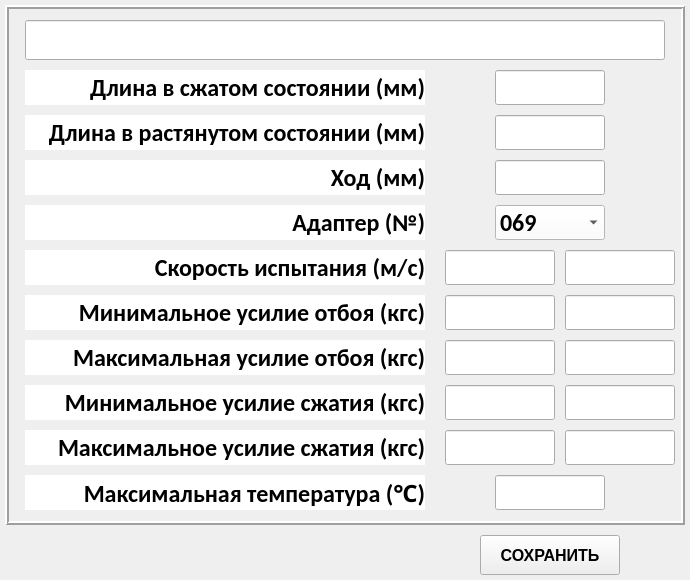
<?xml version="1.0" encoding="UTF-8"?>
<ui version="4.0">
 <class>MainWindow</class>
 <widget class="QMainWindow" name="MainWindow">
  <property name="geometry">
   <rect>
    <x>0</x>
    <y>0</y>
    <width>690</width>
    <height>580</height>
   </rect>
  </property>
  <property name="minimumSize">
   <size>
    <width>690</width>
    <height>580</height>
   </size>
  </property>
  <property name="maximumSize">
   <size>
    <width>690</width>
    <height>580</height>
   </size>
  </property>
  <property name="windowTitle">
   <string>Добавление амортизатора</string>
  </property>
  <widget class="QWidget" name="centralwidget">
   <widget class="QFrame" name="frame_parameters">
    <property name="geometry">
     <rect>
      <x>5</x>
      <y>5</y>
      <width>680</width>
      <height>520</height>
     </rect>
    </property>
    <property name="frameShape">
     <enum>QFrame::Box</enum>
    </property>
    <property name="frameShadow">
     <enum>QFrame::Raised</enum>
    </property>
    <property name="lineWidth">
     <number>2</number>
    </property>
    <widget class="QLabel" name="lbl_txt9">
     <property name="geometry">
      <rect>
       <x>20</x>
       <y>470</y>
       <width>400</width>
       <height>35</height>
      </rect>
     </property>
     <property name="font">
      <font>
       <family>Calibri</family>
       <pointsize>18</pointsize>
       <weight>75</weight>
       <bold>true</bold>
      </font>
     </property>
     <property name="styleSheet">
      <string notr="true">background-color: rgb(255, 255, 255);</string>
     </property>
     <property name="frameShape">
      <enum>QFrame::NoFrame</enum>
     </property>
     <property name="text">
      <string>Максимальная температура (℃)</string>
     </property>
     <property name="alignment">
      <set>Qt::AlignRight|Qt::AlignTrailing|Qt::AlignVCenter</set>
     </property>
    </widget>
    <widget class="QLabel" name="lbl_txt5">
     <property name="geometry">
      <rect>
       <x>20</x>
       <y>380</y>
       <width>400</width>
       <height>35</height>
      </rect>
     </property>
     <property name="font">
      <font>
       <family>Calibri</family>
       <pointsize>18</pointsize>
       <weight>75</weight>
       <bold>true</bold>
      </font>
     </property>
     <property name="styleSheet">
      <string notr="true">background-color: rgb(255, 255, 255);</string>
     </property>
     <property name="frameShape">
      <enum>QFrame::NoFrame</enum>
     </property>
     <property name="text">
      <string>Минимальное усилие сжатия (кгс)</string>
     </property>
     <property name="alignment">
      <set>Qt::AlignRight|Qt::AlignTrailing|Qt::AlignVCenter</set>
     </property>
    </widget>
    <widget class="QLabel" name="lbl_txt4">
     <property name="geometry">
      <rect>
       <x>20</x>
       <y>65</y>
       <width>400</width>
       <height>35</height>
      </rect>
     </property>
     <property name="font">
      <font>
       <family>Calibri</family>
       <pointsize>18</pointsize>
       <weight>75</weight>
       <bold>true</bold>
      </font>
     </property>
     <property name="styleSheet">
      <string notr="true">background-color: rgb(255, 255, 255);</string>
     </property>
     <property name="frameShape">
      <enum>QFrame::NoFrame</enum>
     </property>
     <property name="text">
      <string>Длина в сжатом состоянии (мм)</string>
     </property>
     <property name="alignment">
      <set>Qt::AlignRight|Qt::AlignTrailing|Qt::AlignVCenter</set>
     </property>
    </widget>
    <widget class="QLabel" name="lbl_txt6">
     <property name="geometry">
      <rect>
       <x>20</x>
       <y>290</y>
       <width>400</width>
       <height>35</height>
      </rect>
     </property>
     <property name="font">
      <font>
       <family>Calibri</family>
       <pointsize>18</pointsize>
       <weight>75</weight>
       <bold>true</bold>
      </font>
     </property>
     <property name="styleSheet">
      <string notr="true">background-color: rgb(255, 255, 255);</string>
     </property>
     <property name="frameShape">
      <enum>QFrame::NoFrame</enum>
     </property>
     <property name="text">
      <string>Минимальное усилие отбоя (кгс)</string>
     </property>
     <property name="alignment">
      <set>Qt::AlignRight|Qt::AlignTrailing|Qt::AlignVCenter</set>
     </property>
    </widget>
    <widget class="QLabel" name="lbl_txt4_2">
     <property name="geometry">
      <rect>
       <x>20</x>
       <y>110</y>
       <width>400</width>
       <height>35</height>
      </rect>
     </property>
     <property name="font">
      <font>
       <family>Calibri</family>
       <pointsize>18</pointsize>
       <weight>75</weight>
       <bold>true</bold>
      </font>
     </property>
     <property name="styleSheet">
      <string notr="true">background-color: rgb(255, 255, 255);</string>
     </property>
     <property name="frameShape">
      <enum>QFrame::NoFrame</enum>
     </property>
     <property name="text">
      <string>Длина в растянутом состоянии (мм)</string>
     </property>
     <property name="alignment">
      <set>Qt::AlignRight|Qt::AlignTrailing|Qt::AlignVCenter</set>
     </property>
    </widget>
    <widget class="QLabel" name="lbl_txt5_2">
     <property name="geometry">
      <rect>
       <x>20</x>
       <y>425</y>
       <width>400</width>
       <height>35</height>
      </rect>
     </property>
     <property name="font">
      <font>
       <family>Calibri</family>
       <pointsize>18</pointsize>
       <weight>75</weight>
       <bold>true</bold>
      </font>
     </property>
     <property name="styleSheet">
      <string notr="true">background-color: rgb(255, 255, 255);</string>
     </property>
     <property name="frameShape">
      <enum>QFrame::NoFrame</enum>
     </property>
     <property name="text">
      <string>Максимальное усилие сжатия (кгс)</string>
     </property>
     <property name="alignment">
      <set>Qt::AlignRight|Qt::AlignTrailing|Qt::AlignVCenter</set>
     </property>
    </widget>
    <widget class="QLabel" name="lbl_txt6_2">
     <property name="geometry">
      <rect>
       <x>20</x>
       <y>335</y>
       <width>400</width>
       <height>35</height>
      </rect>
     </property>
     <property name="font">
      <font>
       <family>Calibri</family>
       <pointsize>18</pointsize>
       <weight>75</weight>
       <bold>true</bold>
      </font>
     </property>
     <property name="styleSheet">
      <string notr="true">background-color: rgb(255, 255, 255);</string>
     </property>
     <property name="frameShape">
      <enum>QFrame::NoFrame</enum>
     </property>
     <property name="text">
      <string>Максимальная усилие отбоя (кгс)</string>
     </property>
     <property name="alignment">
      <set>Qt::AlignRight|Qt::AlignTrailing|Qt::AlignVCenter</set>
     </property>
    </widget>
    <widget class="QLabel" name="lbl_txt4_3">
     <property name="geometry">
      <rect>
       <x>20</x>
       <y>155</y>
       <width>400</width>
       <height>35</height>
      </rect>
     </property>
     <property name="font">
      <font>
       <family>Calibri</family>
       <pointsize>18</pointsize>
       <weight>75</weight>
       <bold>true</bold>
      </font>
     </property>
     <property name="styleSheet">
      <string notr="true">background-color: rgb(255, 255, 255);</string>
     </property>
     <property name="frameShape">
      <enum>QFrame::NoFrame</enum>
     </property>
     <property name="text">
      <string>Ход (мм)</string>
     </property>
     <property name="alignment">
      <set>Qt::AlignRight|Qt::AlignTrailing|Qt::AlignVCenter</set>
     </property>
    </widget>
    <widget class="QLabel" name="lbl_txt4_4">
     <property name="geometry">
      <rect>
       <x>20</x>
       <y>245</y>
       <width>400</width>
       <height>35</height>
      </rect>
     </property>
     <property name="font">
      <font>
       <family>Calibri</family>
       <pointsize>18</pointsize>
       <weight>75</weight>
       <bold>true</bold>
      </font>
     </property>
     <property name="styleSheet">
      <string notr="true">background-color: rgb(255, 255, 255);</string>
     </property>
     <property name="frameShape">
      <enum>QFrame::NoFrame</enum>
     </property>
     <property name="text">
      <string>Скорость испытания (м/с)</string>
     </property>
     <property name="alignment">
      <set>Qt::AlignRight|Qt::AlignTrailing|Qt::AlignVCenter</set>
     </property>
    </widget>
    <widget class="QLineEdit" name="lineEdit_name">
     <property name="geometry">
      <rect>
       <x>20</x>
       <y>15</y>
       <width>640</width>
       <height>40</height>
      </rect>
     </property>
     <property name="font">
      <font>
       <family>Calibri</family>
       <pointsize>18</pointsize>
       <weight>75</weight>
       <bold>true</bold>
      </font>
     </property>
     <property name="text">
      <string/>
     </property>
    </widget>
    <widget class="QLineEdit" name="le_length_min">
     <property name="geometry">
      <rect>
       <x>490</x>
       <y>65</y>
       <width>110</width>
       <height>35</height>
      </rect>
     </property>
     <property name="font">
      <font>
       <family>Calibri</family>
       <pointsize>18</pointsize>
       <weight>75</weight>
       <bold>true</bold>
      </font>
     </property>
     <property name="text">
      <string/>
     </property>
     <property name="alignment">
      <set>Qt::AlignCenter</set>
     </property>
    </widget>
    <widget class="QLineEdit" name="le_length_max">
     <property name="geometry">
      <rect>
       <x>490</x>
       <y>110</y>
       <width>110</width>
       <height>35</height>
      </rect>
     </property>
     <property name="font">
      <font>
       <family>Calibri</family>
       <pointsize>18</pointsize>
       <weight>75</weight>
       <bold>true</bold>
      </font>
     </property>
     <property name="text">
      <string/>
     </property>
     <property name="alignment">
      <set>Qt::AlignCenter</set>
     </property>
    </widget>
    <widget class="QLineEdit" name="le_hod">
     <property name="geometry">
      <rect>
       <x>490</x>
       <y>155</y>
       <width>110</width>
       <height>35</height>
      </rect>
     </property>
     <property name="font">
      <font>
       <family>Calibri</family>
       <pointsize>18</pointsize>
       <weight>75</weight>
       <bold>true</bold>
      </font>
     </property>
     <property name="text">
      <string/>
     </property>
     <property name="alignment">
      <set>Qt::AlignCenter</set>
     </property>
    </widget>
    <widget class="QLineEdit" name="le_speed_one">
     <property name="geometry">
      <rect>
       <x>440</x>
       <y>245</y>
       <width>110</width>
       <height>35</height>
      </rect>
     </property>
     <property name="font">
      <font>
       <family>Calibri</family>
       <pointsize>18</pointsize>
       <weight>75</weight>
       <bold>true</bold>
      </font>
     </property>
     <property name="text">
      <string/>
     </property>
     <property name="alignment">
      <set>Qt::AlignCenter</set>
     </property>
    </widget>
    <widget class="QLineEdit" name="le_speed_two">
     <property name="geometry">
      <rect>
       <x>560</x>
       <y>245</y>
       <width>110</width>
       <height>35</height>
      </rect>
     </property>
     <property name="font">
      <font>
       <family>Calibri</family>
       <pointsize>18</pointsize>
       <weight>75</weight>
       <bold>true</bold>
      </font>
     </property>
     <property name="text">
      <string/>
     </property>
     <property name="alignment">
      <set>Qt::AlignCenter</set>
     </property>
    </widget>
    <widget class="QLineEdit" name="le_comp_min">
     <property name="geometry">
      <rect>
       <x>440</x>
       <y>380</y>
       <width>110</width>
       <height>35</height>
      </rect>
     </property>
     <property name="font">
      <font>
       <family>Calibri</family>
       <pointsize>18</pointsize>
       <weight>75</weight>
       <bold>true</bold>
      </font>
     </property>
     <property name="text">
      <string/>
     </property>
     <property name="alignment">
      <set>Qt::AlignCenter</set>
     </property>
    </widget>
    <widget class="QLineEdit" name="le_comp_max">
     <property name="geometry">
      <rect>
       <x>440</x>
       <y>425</y>
       <width>110</width>
       <height>35</height>
      </rect>
     </property>
     <property name="font">
      <font>
       <family>Calibri</family>
       <pointsize>18</pointsize>
       <weight>75</weight>
       <bold>true</bold>
      </font>
     </property>
     <property name="text">
      <string/>
     </property>
     <property name="alignment">
      <set>Qt::AlignCenter</set>
     </property>
    </widget>
    <widget class="QLineEdit" name="le_recoil_min">
     <property name="geometry">
      <rect>
       <x>440</x>
       <y>290</y>
       <width>110</width>
       <height>35</height>
      </rect>
     </property>
     <property name="font">
      <font>
       <family>Calibri</family>
       <pointsize>18</pointsize>
       <weight>75</weight>
       <bold>true</bold>
      </font>
     </property>
     <property name="text">
      <string/>
     </property>
     <property name="alignment">
      <set>Qt::AlignCenter</set>
     </property>
    </widget>
    <widget class="QLineEdit" name="le_recoil_max">
     <property name="geometry">
      <rect>
       <x>440</x>
       <y>335</y>
       <width>110</width>
       <height>35</height>
      </rect>
     </property>
     <property name="font">
      <font>
       <family>Calibri</family>
       <pointsize>18</pointsize>
       <weight>75</weight>
       <bold>true</bold>
      </font>
     </property>
     <property name="text">
      <string/>
     </property>
     <property name="alignment">
      <set>Qt::AlignCenter</set>
     </property>
    </widget>
    <widget class="QLineEdit" name="le_temper">
     <property name="geometry">
      <rect>
       <x>490</x>
       <y>470</y>
       <width>110</width>
       <height>35</height>
      </rect>
     </property>
     <property name="font">
      <font>
       <family>Calibri</family>
       <pointsize>18</pointsize>
       <weight>75</weight>
       <bold>true</bold>
      </font>
     </property>
     <property name="text">
      <string/>
     </property>
     <property name="alignment">
      <set>Qt::AlignCenter</set>
     </property>
    </widget>
    <widget class="QLabel" name="lbl_txt4_6">
     <property name="geometry">
      <rect>
       <x>20</x>
       <y>200</y>
       <width>400</width>
       <height>35</height>
      </rect>
     </property>
     <property name="font">
      <font>
       <family>Calibri</family>
       <pointsize>18</pointsize>
       <weight>75</weight>
       <bold>true</bold>
      </font>
     </property>
     <property name="styleSheet">
      <string notr="true">background-color: rgb(255, 255, 255);</string>
     </property>
     <property name="frameShape">
      <enum>QFrame::NoFrame</enum>
     </property>
     <property name="text">
      <string>Адаптер (№)</string>
     </property>
     <property name="alignment">
      <set>Qt::AlignRight|Qt::AlignTrailing|Qt::AlignVCenter</set>
     </property>
    </widget>
    <widget class="QComboBox" name="adapter_cb">
     <property name="geometry">
      <rect>
       <x>490</x>
       <y>200</y>
       <width>110</width>
       <height>35</height>
      </rect>
     </property>
     <property name="font">
      <font>
       <family>Calibri</family>
       <pointsize>18</pointsize>
       <weight>75</weight>
       <bold>true</bold>
      </font>
     </property>
     <property name="styleSheet">
      <string notr="true">background-color: rgb(255, 255, 255);</string>
     </property>
     <item>
      <property name="text">
       <string>069</string>
      </property>
     </item>
     <item>
      <property name="text">
       <string>069-01</string>
      </property>
     </item>
     <item>
      <property name="text">
       <string>069-02</string>
      </property>
     </item>
     <item>
      <property name="text">
       <string>069-03</string>
      </property>
     </item>
     <item>
      <property name="text">
       <string>069-04</string>
      </property>
     </item>
     <item>
      <property name="text">
       <string>072</string>
      </property>
     </item>
    </widget>
    <widget class="QLineEdit" name="le_comp_min_two">
     <property name="geometry">
      <rect>
       <x>560</x>
       <y>380</y>
       <width>110</width>
       <height>35</height>
      </rect>
     </property>
     <property name="font">
      <font>
       <family>Calibri</family>
       <pointsize>18</pointsize>
       <weight>75</weight>
       <bold>true</bold>
      </font>
     </property>
     <property name="text">
      <string/>
     </property>
     <property name="alignment">
      <set>Qt::AlignCenter</set>
     </property>
    </widget>
    <widget class="QLineEdit" name="le_comp_max_two">
     <property name="geometry">
      <rect>
       <x>560</x>
       <y>425</y>
       <width>110</width>
       <height>35</height>
      </rect>
     </property>
     <property name="font">
      <font>
       <family>Calibri</family>
       <pointsize>18</pointsize>
       <weight>75</weight>
       <bold>true</bold>
      </font>
     </property>
     <property name="text">
      <string/>
     </property>
     <property name="alignment">
      <set>Qt::AlignCenter</set>
     </property>
    </widget>
    <widget class="QLineEdit" name="le_recoil_min_two">
     <property name="geometry">
      <rect>
       <x>560</x>
       <y>290</y>
       <width>110</width>
       <height>35</height>
      </rect>
     </property>
     <property name="font">
      <font>
       <family>Calibri</family>
       <pointsize>18</pointsize>
       <weight>75</weight>
       <bold>true</bold>
      </font>
     </property>
     <property name="text">
      <string/>
     </property>
     <property name="alignment">
      <set>Qt::AlignCenter</set>
     </property>
    </widget>
    <widget class="QLineEdit" name="le_recoil_max_two">
     <property name="geometry">
      <rect>
       <x>560</x>
       <y>335</y>
       <width>110</width>
       <height>35</height>
      </rect>
     </property>
     <property name="font">
      <font>
       <family>Calibri</family>
       <pointsize>18</pointsize>
       <weight>75</weight>
       <bold>true</bold>
      </font>
     </property>
     <property name="text">
      <string/>
     </property>
     <property name="alignment">
      <set>Qt::AlignCenter</set>
     </property>
    </widget>
   </widget>
   <widget class="QPushButton" name="btn_save">
    <property name="geometry">
     <rect>
      <x>480</x>
      <y>535</y>
      <width>140</width>
      <height>40</height>
     </rect>
    </property>
    <property name="font">
     <font>
      <family>Arial</family>
      <pointsize>12</pointsize>
      <weight>75</weight>
      <bold>true</bold>
     </font>
    </property>
    <property name="text">
     <string>СОХРАНИТЬ</string>
    </property>
   </widget>
  </widget>
 </widget>
 <resources/>
 <connections/>
</ui>
